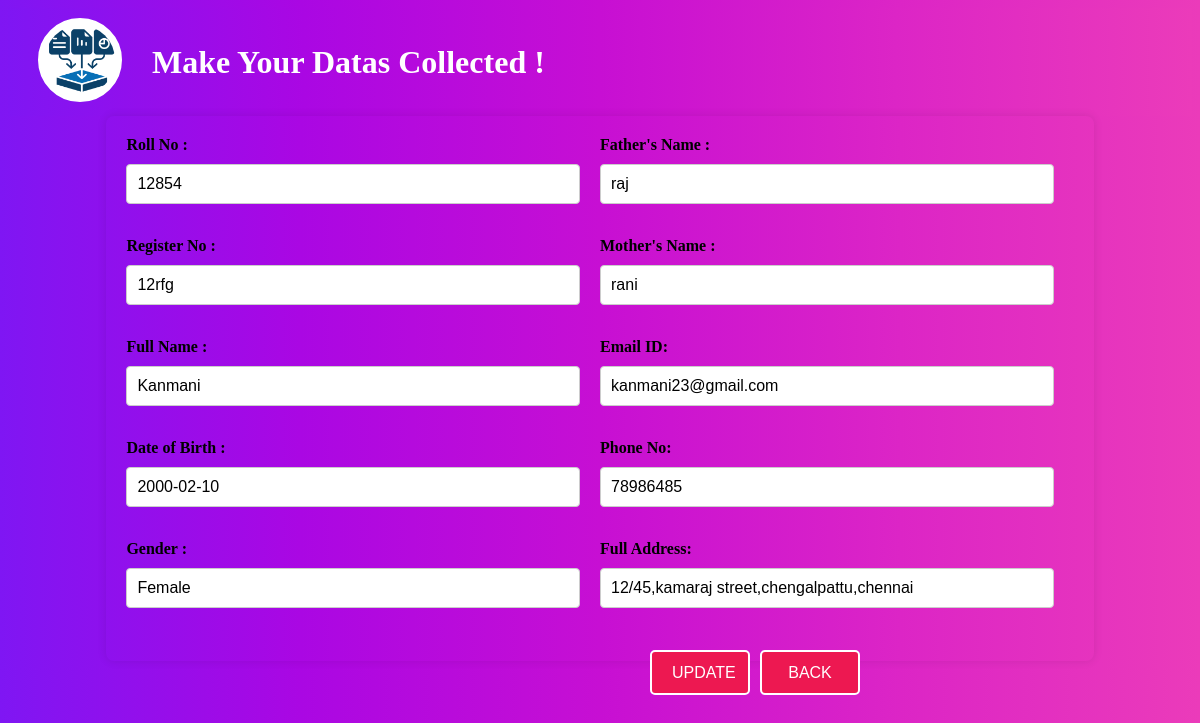
The app's page /updateStud/11, older data.
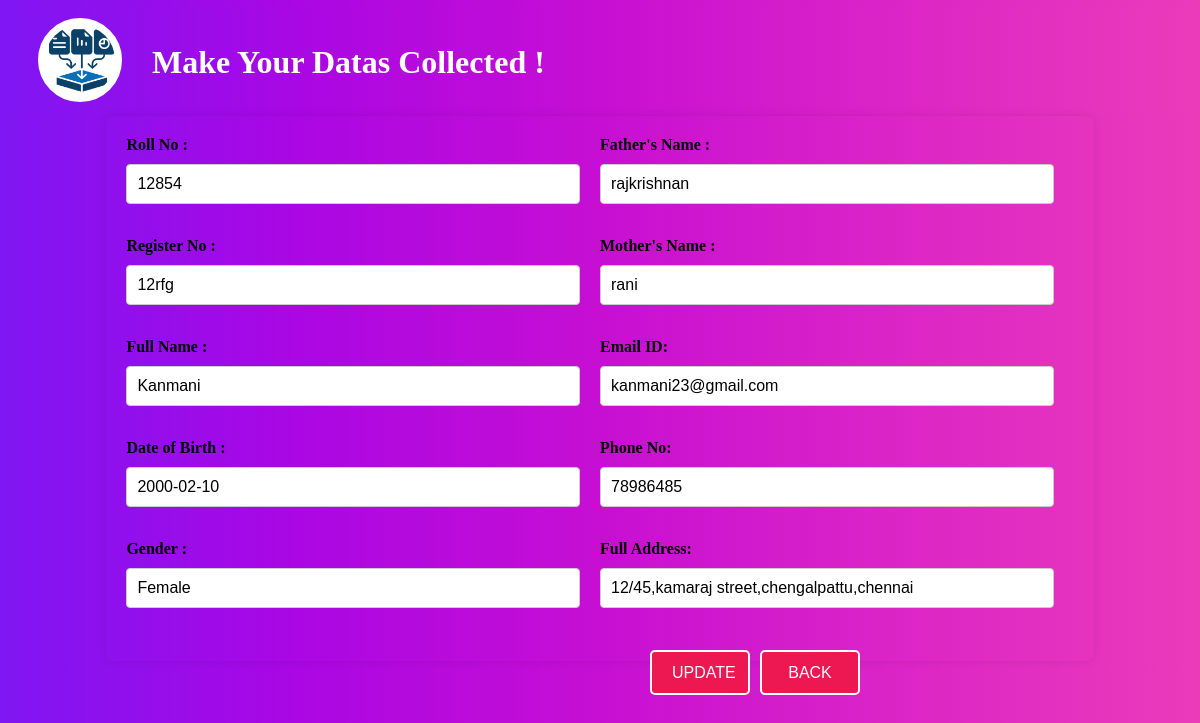
The same page, newer data.
### MyApp/models.py (models this page shows, shortened)
class StudentDetails(models.Model):
    roll_no=models.IntegerField()
    reg_no=models.CharField(max_length=30,null=True)
    full_name=models.CharField(max_length=30)
    birth_date=models.DateField()
    gender=models.CharField(max_length=10)
    father_name=models.CharField(max_length=30)
    mother_name=models.CharField(max_length=30)
    email=models.EmailField(max_length=30)
    phone_no=models.IntegerField()
    address=models.CharField(max_length=100)

### MyApp/views.py (the view, shortened to what this page needs)
# urls.py: path('updateStud/<id>',views.updateStudent,name="updateStud"),
def updateStudent(request,id):
    student = StudentDetails.objects.get(id=id)
    return render(request,'MyApp/updateStudent.html',context={"student":student})

### Template/MyApp/updateStudent.html (shortened to what this page needs)
<!DOCTYPE html>
<html lang="en">
{% extends 'MyApp/common.html' %}
{% block content %}
<head>
        {% load static %}
    <link rel="stylesheet" href="{% static 'MyApp/css/common.css' %}">
    <link rel="stylesheet" href="{% static 'MyApp/css/table.css' %}">
    <link rel="stylesheet" href="{% static 'MyApp/css/updateStudent.css' %}">
</head>
<body>
<form method="post">
    <div class="left-div">
    <label  id="roll" for="rollno">Roll No :</label><input type="number" id="rollno" name="rollno" value="{{student.roll_no}}"><br><br>
    <label  id="reg_no" for="register_no">Register No :</label><input type="text" id="register_no" name="register_no" value="{{student.reg_no}}"><br><br>
    <label  id="fname" for="fullname">Full Name :</label><input type="text" id="fullname" name="fullname" value="{{student.full_name}}"><br><br>
    <label  id="dob" for="birthdate">Date of Birth :</label><input type="text" id="birthdate" name="birthdate" value="{{student.birth_date|date:'Y-m-d'}}"><br><br>
    <label  id="gend" for="gender">Gender :</label><input type="text" id="gender" name="gender" value="{{student.gender}}"><br><br>
    </div>
    <div class="right-click">
    <label  id="father" for="father_name">Father's Name :</label><input type="text" id="father_name" name="father_name" value="{{student.father_name}}"><br><br>
    <label  id="mother" for="mother_name">Mother's Name :</label> <input type="text" id="mother_name" name="mother_name" value="{{student.mother_name}}"><br><br>
    <label  id="emailId" for="email">Email ID:</label><input type="email" id="email" name="email" value="{{student.email}}"><br><br>
    <label  id="phoneno" for="phone">Phone No:</label><input type="number" id="phone" name="phone" value="{{student.phone_no}}"><br><br>
    <label  id="add" for="address">Full Address:</label><input type="text" id="address"  name="address" value="{{student.address}}"></input><br><br>
    </div>
    <div class="buttons">
     <input type="submit" value="UPDATE">
     <button><a href="{% url 'update' %}">BACK</a></button>
    </div>
</form>
</body>
{% endblock %}

Row changes from the older to the newer data that the page shows:
changed StudentDetails "12rfg": father_name "raj" → "rajkrishnan"
